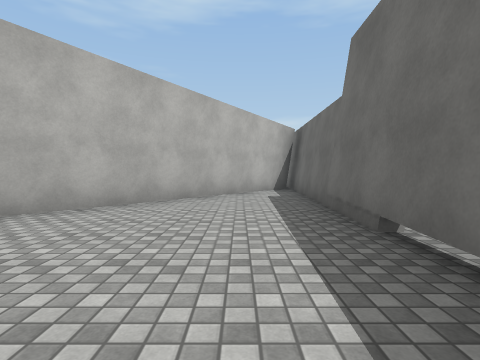
[1] (above)

16 first-person views from a walk through a scene from a Unity 3-D project. The camera is 1.2 m above the floor, tilts 2° down and sees 80° across. The floor is counted in squares, 2 m on a side. Each view is taken from the middle of a square. On the plan, view 1 faces up. The plan holds only what a view shows up to about 9 squares ahead; the rest is blank. The place goes on beyond the plan. Surface patterns are stand-ins for the level's own textures.

[2]
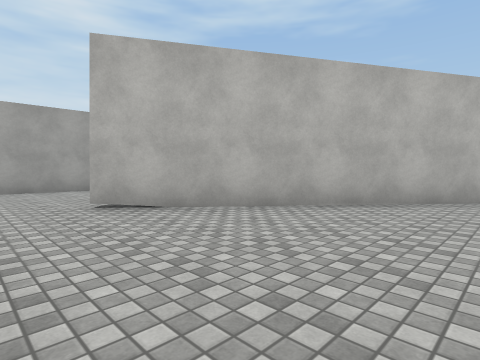

[3]
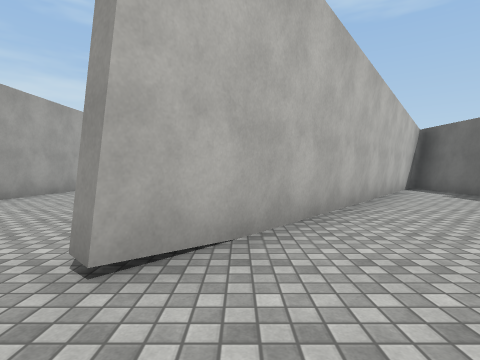

[4]
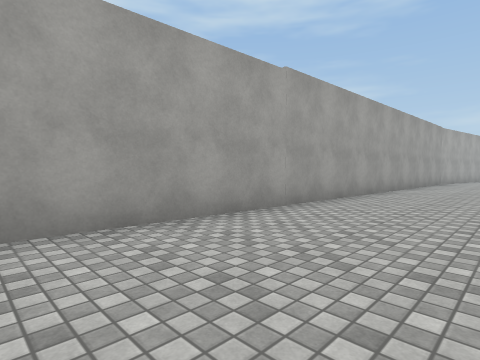

[5]
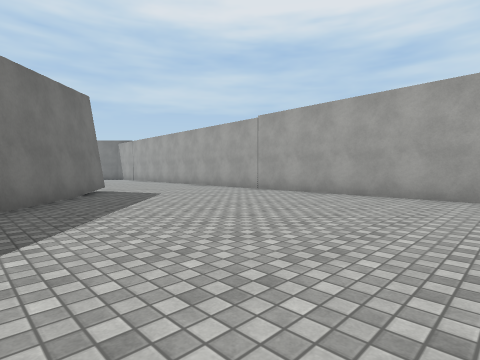

[6]
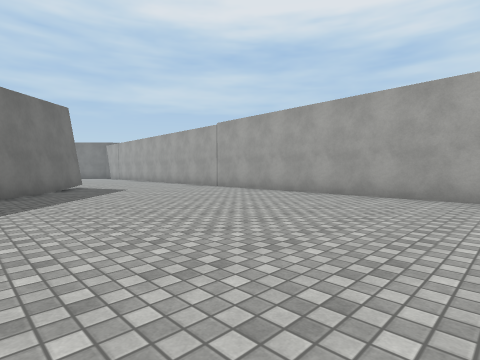

[7]
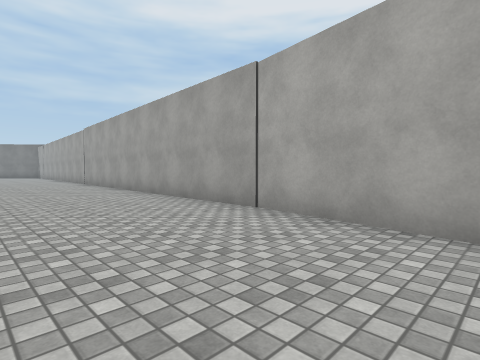

[8]
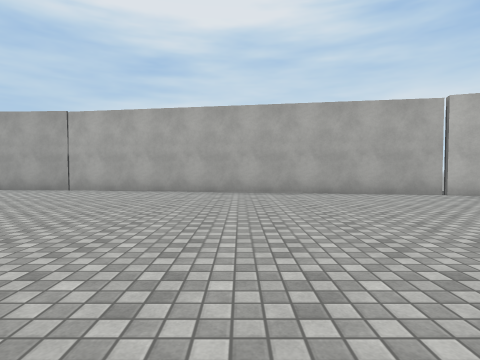

[9]
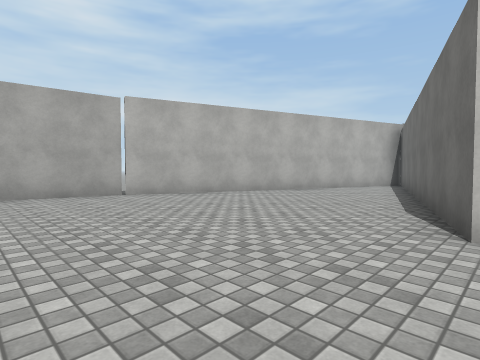

[10]
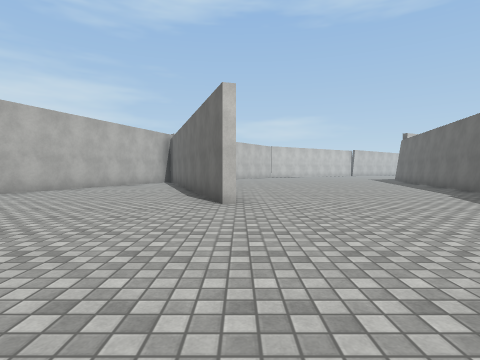

[11]
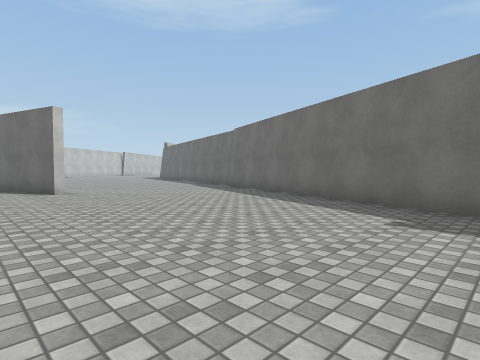

[12]
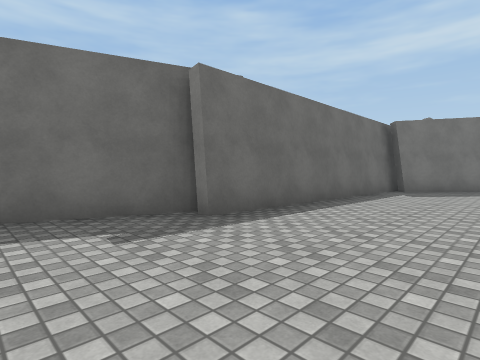

[13]
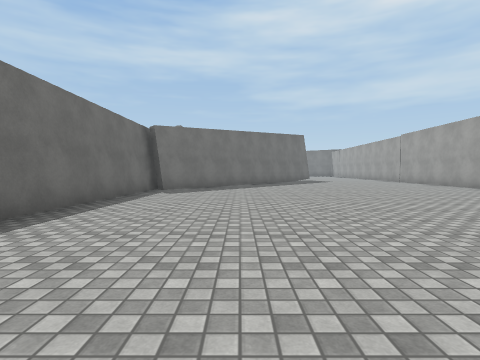

[14]
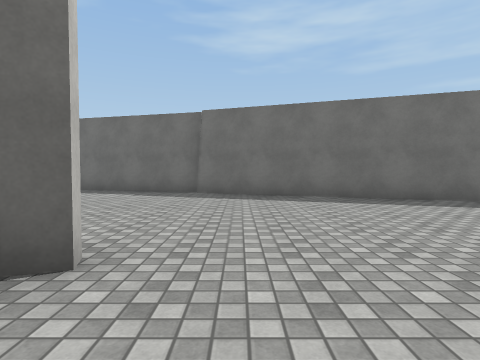

[15]
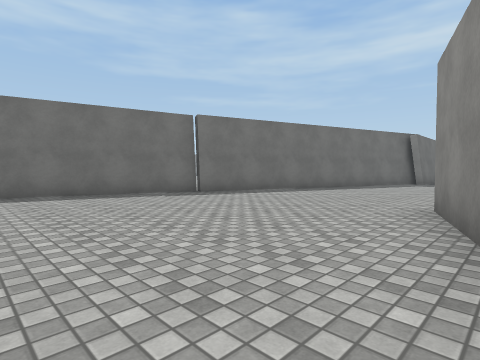

[16]
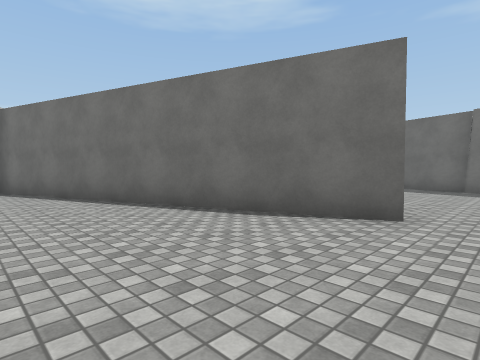

### Floor plan
Points are (right, up) in squares from view 1. A wall is a line through its corners. A room is listed if a view was taken in it or the views show most of it. See-through windows are left out.
Room 1 (views 1, 2)
walls: (1.3, 1.5) (1.6, 7.9); (1.6, 9.2) (-4.2, 2.2)
ways out: opening at (-4, 0.5) to room 2
Room 2 (views 3, 4, 5, 6, 7, 8, 9, 10, 11, 12, 13, 14, 15, 16)
walls: (-8.4, 13.9) (-9, 0.2); (-0.3, 23.9) (-2.2, 29.6); (-6.8, 23.9) (-8.5, 13.9); (-0.1, 7.6) (1.3, 9.4); (1.6, 7.9) (2, 15.6) (2.4, 15.6) (7, 28.3); (-0.8, 26.1) (0, 24); (-5, 28.8) (-6.7, 23.9); (-4.2, 2.2) (-4.8, 1.4); (-5, 1.6) (-2.4, 4.8)
ways out: opening at (-4, 0.5) to room 1

Positions as (right, up) in squares from view 1, and headings:
1: (0, 0), facing up
2: (0, 0), facing up-left
3: (-4, 0), facing up
4: (-6, 0), facing up-left
5: (-2, 10), facing down-left
6: (-2, 12), facing down-left
7: (-5, 17), facing down-left
8: (0, 19), facing left
9: (0, 21), facing up-left
10: (0, 19), facing up
11: (-2, 16), facing up-right
12: (-1, 18), facing down-right
13: (-1, 18), facing down
14: (-2, 23), facing right
15: (-1, 29), facing down-right
16: (-4, 23), facing up-right
